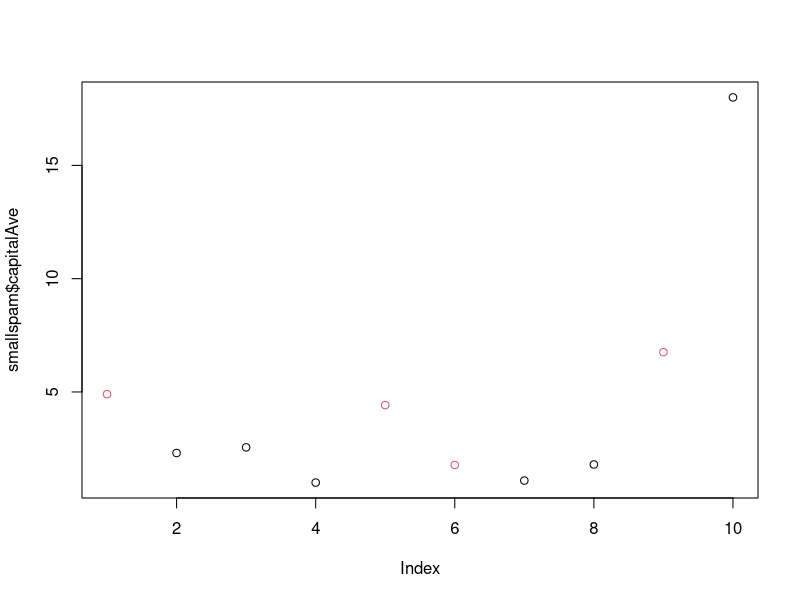

Here is the R script that generated this plot:
## ---- chunk 1
knitr::opts_chunk$set(echo = TRUE)
## ---- chunk 2
library(kernlab);data(spam);set.seed(333)
smallspam<-spam[sample(dim(spam)[1], size = 10),]
spamLabel<-(smallspam$type=="spam")*1+1
plot(smallspam$capitalAve, col=spamLabel)

#Functions to apply Rules to the spam data
rule1<-function(x)
{
  prediction<-rep(NA, length(x))
  prediction[x>2.7]<-"spam"
  prediction[x<2.40]<-"nonspam"
  prediction[x>=2.40 & x<=2.45]<-"spam"
  prediction[x>=2.45 & x<=2.70]<-"nonspam"
  return(prediction)
}
rule2<-function(x)
{
  prediction<-rep(NA, length(x))
  prediction[x>2.40]<-"spam"
  prediction[x<=2.40]<-"nonspam"
  return(prediction)
}

table(rule1(smallspam$capitalAve), smallspam$type)
table(rule2(smallspam$capitalAve), smallspam$type)
## ---- chunk 3
table(rule1(spam$capitalAve), spam$type)

table(rule2(spam$capitalAve), spam$type)

sum(rule1(spam$capitalAve)==spam$type)

sum(rule2(spam$capitalAve)==spam$type)
